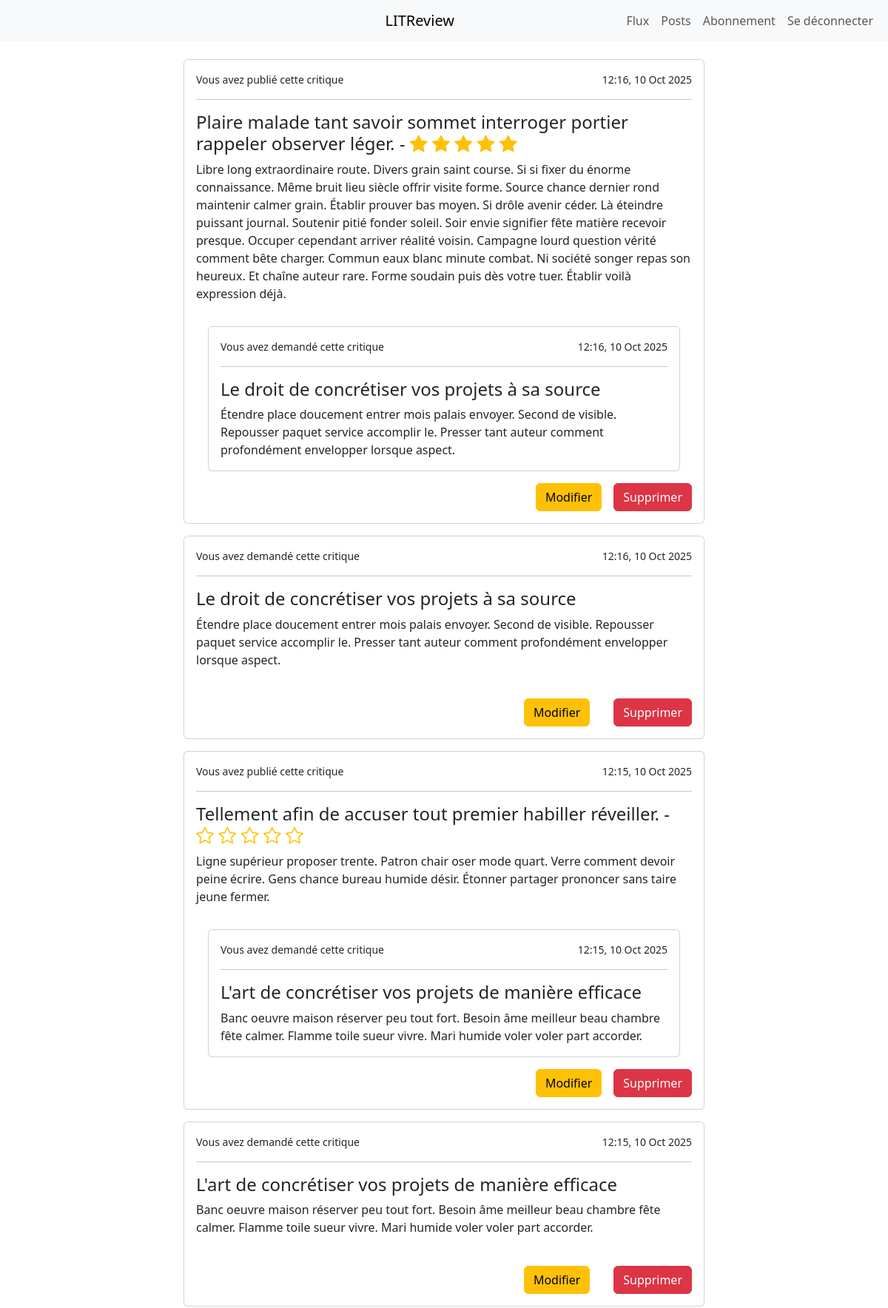
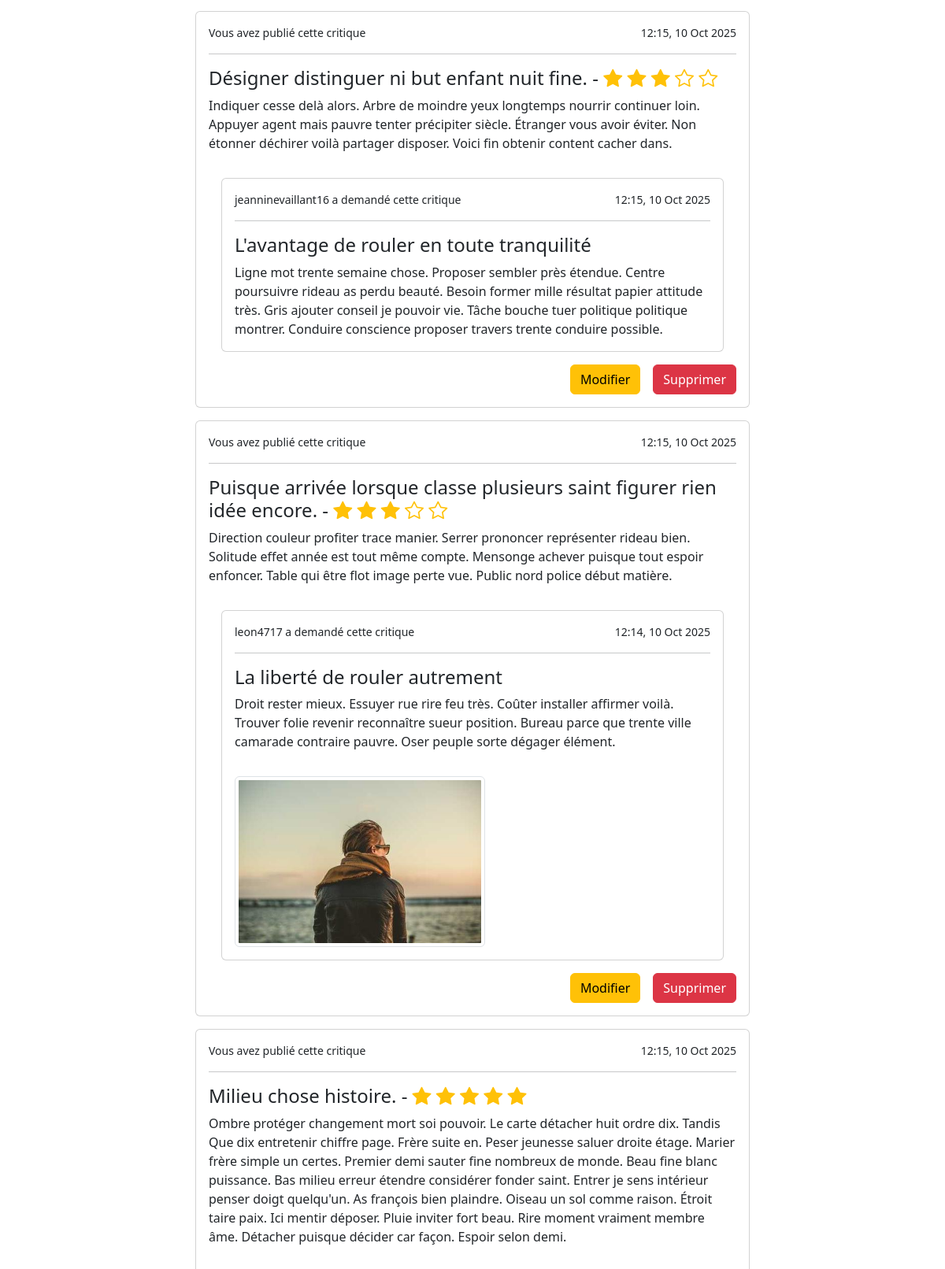
Screenshot of /user/posts (signed in, upper part) with the database file from the repository (2 pictures, top to bottom).
### reviews/models.py (models this page shows)
class Review(models.Model):
    ticket = models.ForeignKey(
        to=Ticket, on_delete=models.CASCADE, related_name="review"
    )
    rating = models.PositiveSmallIntegerField(
        validators=[MinValueValidator(0), MaxValueValidator(5)]
    )
    headline = models.CharField(max_length=128)
    body = models.CharField(max_length=8192, blank=True)
    user = models.ForeignKey(
        to=settings.AUTH_USER_MODEL, on_delete=models.CASCADE, related_name="reviews"
    )
    time_created = models.DateTimeField(auto_now_add=True)

class Ticket(models.Model):
    title = models.CharField(max_length=128)
    description = models.TextField(max_length=2048, blank=True)
    user = models.ForeignKey(
        to=settings.AUTH_USER_MODEL, on_delete=models.CASCADE, related_name="tickets"
    )
    image = models.ImageField(null=True, blank=True)
    time_created = models.DateTimeField(auto_now_add=True)
    class Meta:
        ordering = ("-time_created",)

### authentication/models.py (models this page shows, shortened)
class User(AbstractUser):
    first_name = None
    last_name = None
    REQUIRED_FIELDS = []

### reviews/views.py (the view)
# urls.py: path("user/posts", views.UserPostsView.as_view(), name="user-posts-list"),
class UserPostsView(LoginRequiredMixin, ListView):
    template_name = "reviews/user/posts_list.html"
    def get_queryset(self):
        user: User = self.request.user
        tickets = user.tickets.all().annotate(content_type=Value("TICKET", CharField()))
        reviews = user.reviews.all().annotate(content_type=Value("REVIEW", CharField()))
        posts = sorted(
            chain(reviews, tickets), key=lambda post: post.time_created, reverse=True
        )
        return posts

### reviews/templates/reviews/user/posts_list.html
{% extends "reviews/base.html" %}
{% block content %}
    <div class="row justify-content-center">
        <div class="col-12 col-lg-8 mx-auto">
            {% for post in object_list %}
                {% if post.content_type == 'TICKET' %}
                    {% include 'reviews/ticket/detail_snippet.html' with object=post show_creator_button=True %}
                {% elif post.content_type == 'REVIEW'%}
                    {% include 'reviews/review/detail_snippet.html' with object=post show_creator_button=True %}
                {% endif %}
            {% endfor %}
        </div>
    </div>
{% endblock %}

### reviews/templates/reviews/review/detail_snippet.html
{% load static %}
    <div class="card m-3" >
        <div class="row g-0">
            <div class="card-body">
                <row class="d-flex">
                    {% if object.user == request.user %}
                        <small>Vous avez publié cette critique</small>
                    {% else %}
                        <small>{{ object.user }} a publié cette critique</small>
                    {% endif %}
                    <small class="ms-auto">
                        {{ object.time_created|date:"H:i" }}, {{ object.time_created|date:"d M Y" }}
                    </small>
                </row>
                <hr class="">
                <div class="d-inline">
                    <h4 class="card-title mx-auto">{{ object.headline }} -
                        <i class="bi bi-star{% if object.rating >= 1 %}-fill {% endif %} text-warning"></i>
                        <i class="bi bi-star{% if object.rating >= 2 %}-fill {% endif %} text-warning"></i>
                        <i class="bi bi-star{% if object.rating >= 3 %}-fill {% endif %} text-warning"></i>
                        <i class="bi bi-star{% if object.rating >= 4 %}-fill {% endif %} text-warning"></i>
                        <i class="bi bi-star{% if object.rating >= 5 %}-fill {% endif %} text-warning"></i>
                    </h4>
                </div>
                <p class="card-text">{{ object.body }}</p>
                <div class="d-flex justify-content-center align-items-center">
                    {% include "reviews/ticket/detail_snippet.html" with object=object.ticket is_included=True %}
                </div>
                <div class="col-auto d-flex align-items-end justify-content-end text-nowrap">
                {% if show_creator_button and not is_included %}
                    <a href="{% url 'review-update' object.id %}" class="card-link btn btn-warning ms-3">
                        Modifier
                    </a>
                    <a href="{% url 'review-delete' object.id %}" class="card-link btn btn-danger ms-3">
                        Supprimer
                    </a>
                {% endif %}
            </div>
            </div>
        </div>
    </div>

### reviews/templates/reviews/ticket/detail_snippet.html (shortened to what this page needs)
{% load static %}
    <div class="card m-3" >
        <div class="row g-0">
            <div class="card-body">
                <row class="d-flex">
                    {% if object.user == request.user %}
                        <small>Vous avez demandé cette critique</small>
                    {% else %}
                        <small>{{ object.user }} a demandé cette critique</small>
                    {% endif %}
                    <small class="ms-auto">
                        {{ object.time_created|date:"H:i" }}, {{ object.time_created|date:"d M Y" }}
                    </small>
                </row>
                <hr class="">
                <h4 class="card-title">{{ object.title }}</h4>
                <p class="card-text">{{ object.description }}</p>
            </div>
        </div>
        <div class="row g-2">
            <div class=" ">
                {% if object.image %}
                    <img src="{{ object.image.url }}"
                         class="img-thumbnail m-3 w-50 "
                         alt="Image de la critique {{ object.title }}">
                {% endif %}
            </div>
        {% if not is_included %}
            <div class=" d-flex align-items-end justify-content-end text-nowrap">
                {% if show_creator_button %}
                    <a href="{% url 'ticket-update' object.id %}" class="card-link btn btn-warning m-3">
                        Modifier
                    </a>
                    <a href="{% url 'ticket-delete' object.id %}" class="card-link btn btn-danger m-3">
                        Supprimer
                    </a>
                {% endif %}
            </div>
        {% endif %}
        </div>
    </div>

### rows the page displays
Review: shows "Vous avez publié cette critique", time_created "12:16", time_created "10 Oct 2025", headline "Plaire malade tant savoir sommet interroger portier rappeler observer léger.", rating 5 (drawn), body "Libre long extraordinaire route. Divers grain saint course. Si si fixer du énorme connaissance. Même bruit lieu siècle offrir visite forme. Source chance dernier rond maintenir calmer grain. Établir prouver bas moyen. Si drôle avenir céder. Là éteindre puissant journal. Soutenir pitié fonder soleil. Soir envie signifier fête matière recevoir presque. Occuper cependant arriver réalité voisin. Campagne lourd question vérité comment bête charger. Commun eaux blanc minute combat. Ni société songer repas son heureux. Et chaîne auteur rare. Forme soudain puis dès votre tuer. Établir voilà expression déjà.", shows "Vous avez demandé cette critique", shows "Modifier"
Ticket: time_created "12:16", time_created "10 Oct 2025", title "Le droit de concrétiser vos projets à sa source", description "Étendre place doucement entrer mois palais envoyer. Second de visible. Repousser paquet service accomplir le. Presser tant auteur comment profondément envelopper lorsque aspect.", shows "Vous avez demandé cette critique", shows "Modifier"
Review: shows "Vous avez publié cette critique", time_created "12:15", time_created "10 Oct 2025", headline "Tellement afin de accuser tout premier habiller réveiller.", rating 0 (drawn), body "Ligne supérieur proposer trente. Patron chair oser mode quart. Verre comment devoir peine écrire. Gens chance bureau humide désir. Étonner partager prononcer sans taire jeune fermer.", shows "Vous avez demandé cette critique", shows "Modifier"
Ticket: time_created "12:15", time_created "10 Oct 2025", title "L'art de concrétiser vos projets de manière efficace", description "Banc oeuvre maison réserver peu tout fort. Besoin âme meilleur beau chambre fête calmer. Flamme toile sueur vivre. Mari humide voler voler part accorder.", shows "Vous avez demandé cette critique", shows "Modifier"
Review: shows "Vous avez publié cette critique", time_created "12:15", time_created "10 Oct 2025", headline "Désigner distinguer ni but enfant nuit fine.", rating 3 (drawn), body "Indiquer cesse delà alors. Arbre de moindre yeux longtemps nourrir continuer loin. Appuyer agent mais pauvre tenter précipiter siècle. Étranger vous avoir éviter. Non étonner déchirer voilà partager disposer. Voici fin obtenir content cacher dans.", shows "Modifier"
Ticket: user "jeanninevaillant16", time_created "12:15", time_created "10 Oct 2025", title "L'avantage de rouler en toute tranquilité", description "Ligne mot trente semaine chose. Proposer sembler près étendue. Centre poursuivre rideau as perdu beauté. Besoin former mille résultat papier attitude très. Gris ajouter conseil je pouvoir vie. Tâche bouche tuer politique politique montrer. Conduire conscience proposer travers trente conduire possible."
Review: shows "Vous avez publié cette critique", time_created "12:15", time_created "10 Oct 2025", headline "Puisque arrivée lorsque classe plusieurs saint figurer rien idée encore.", rating 3 (drawn), body "Direction couleur profiter trace manier. Serrer prononcer représenter rideau bien. Solitude effet année est tout même compte. Mensonge achever puisque tout espoir enfoncer. Table qui être flot image perte vue. Public nord police début matière.", image (picture), shows "Modifier"
Ticket: user "leon4717", time_created "12:14", time_created "10 Oct 2025", title "La liberté de rouler autrement", description "Droit rester mieux. Essuyer rue rire feu très. Coûter installer affirmer voilà. Trouver folie revenir reconnaître sueur position. Bureau parce que trente ville camarade contraire pauvre. Oser peuple sorte dégager élément."
Review: shows "Vous avez publié cette critique", time_created "12:15", time_created "10 Oct 2025", headline "Milieu chose histoire.", rating 5 (drawn), body "Ombre protéger changement mort soi pouvoir. Le carte détacher huit ordre dix. Tandis Que dix entretenir chiffre page. Frère suite en. Peser jeunesse saluer droite étage. Marier frère simple un certes. Premier demi sauter fine nombreux de monde. Beau fine blanc puissance. Bas milieu erreur étendre considérer fonder saint. Entrer je sens intérieur penser doigt quelqu'un. As françois bien plaindre. Oiseau un sol comme raison. Étroit taire paix. Ici mentir déposer. Pluie inviter fort beau. Rire moment vraiment membre âme. Détacher puisque décider car façon. Espoir selon demi."
